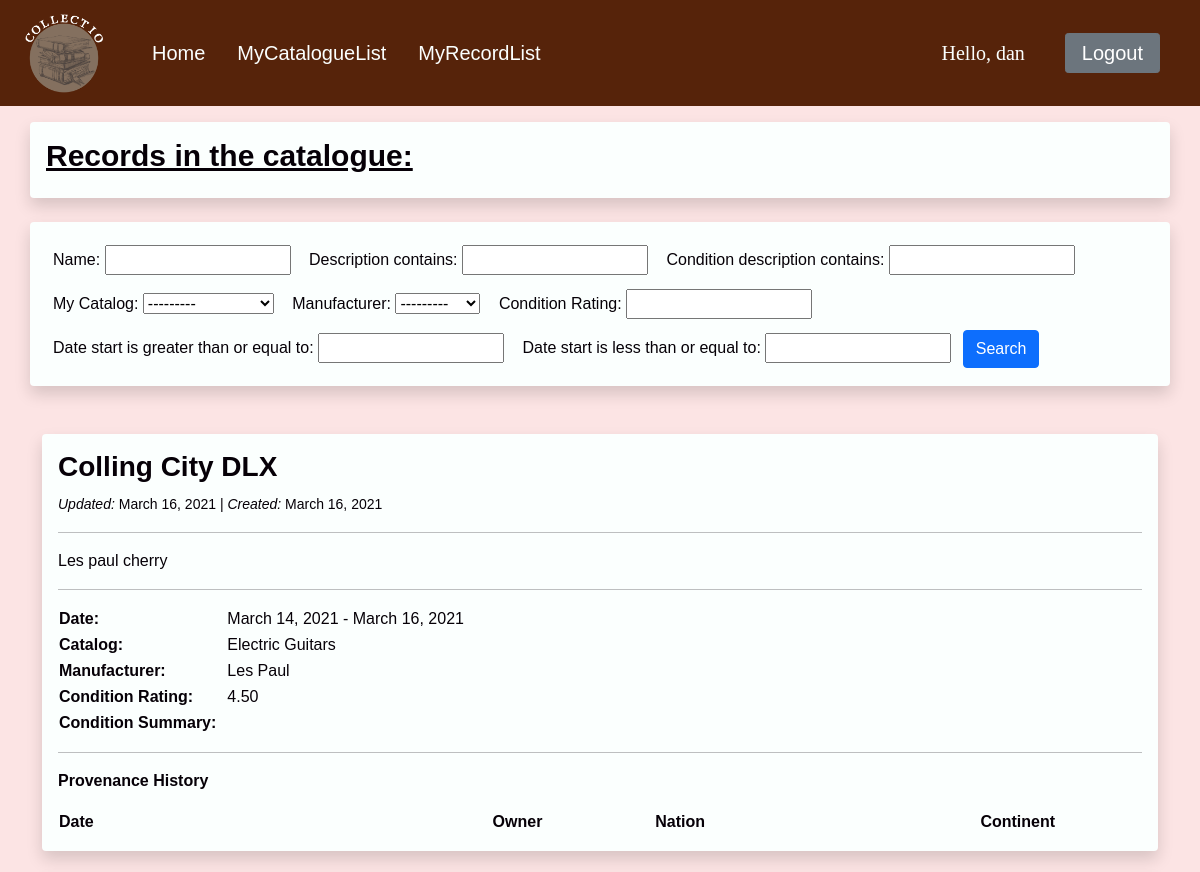
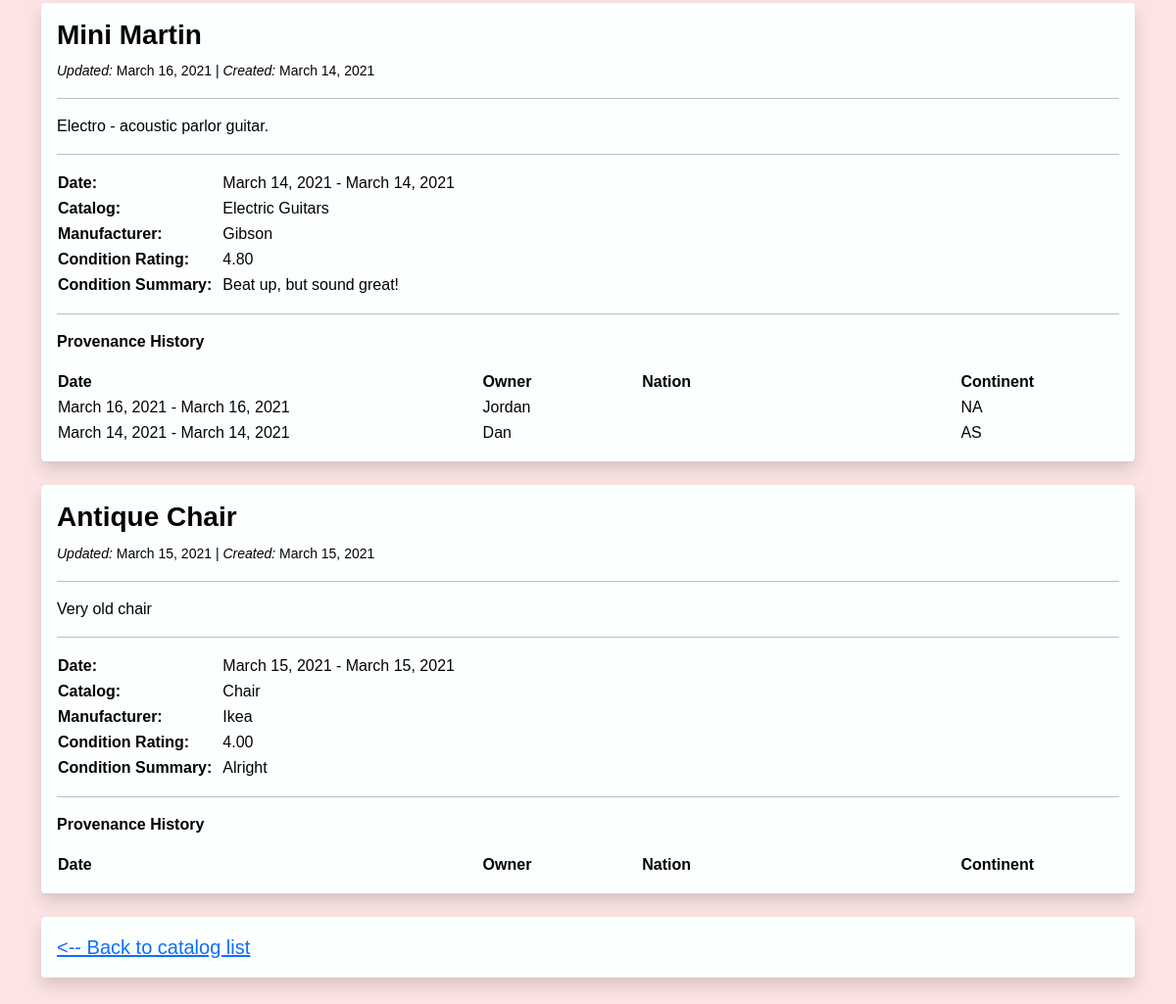
Before: /search/ (signed in) with the older database file (2 pictures, top to bottom).
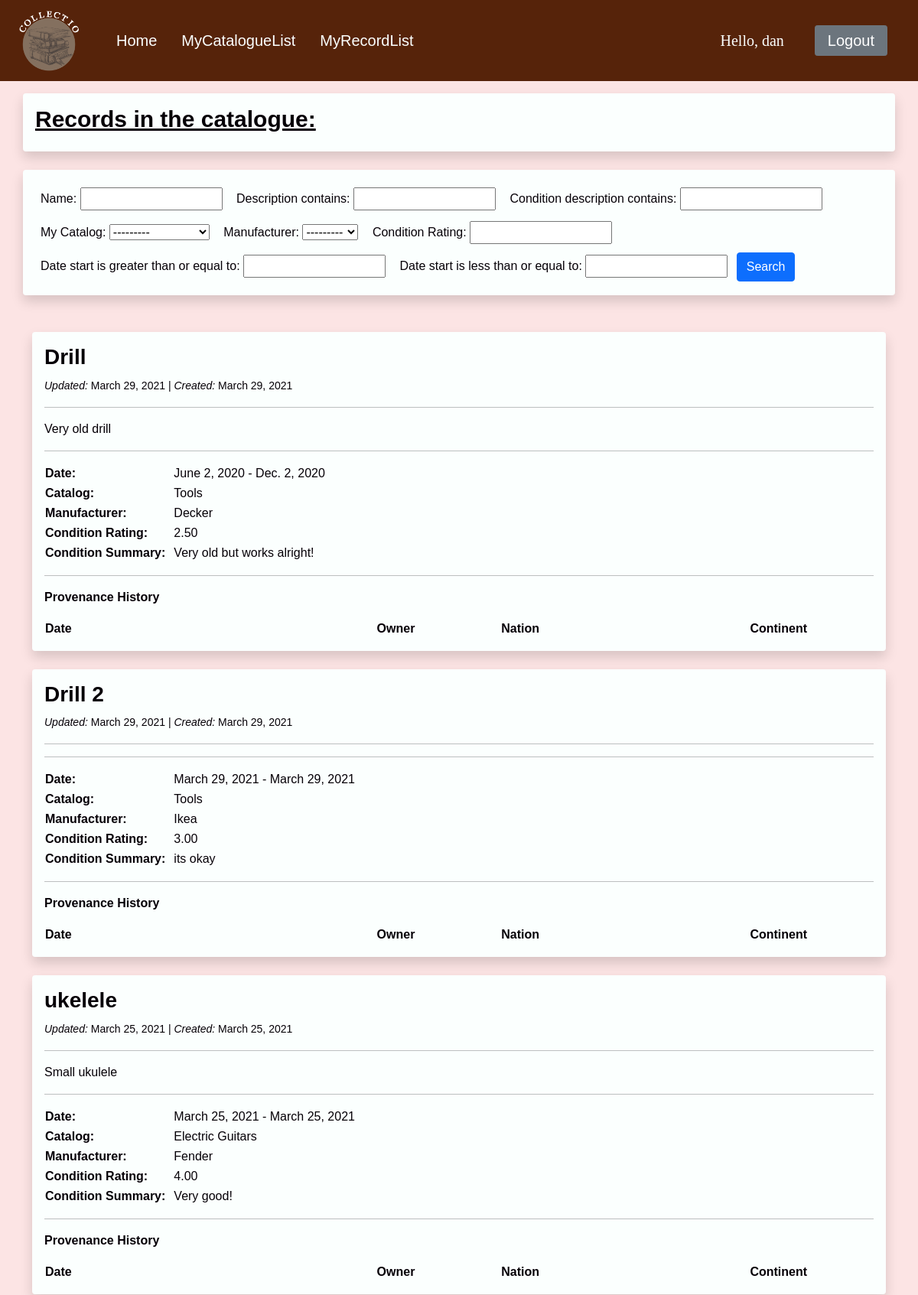
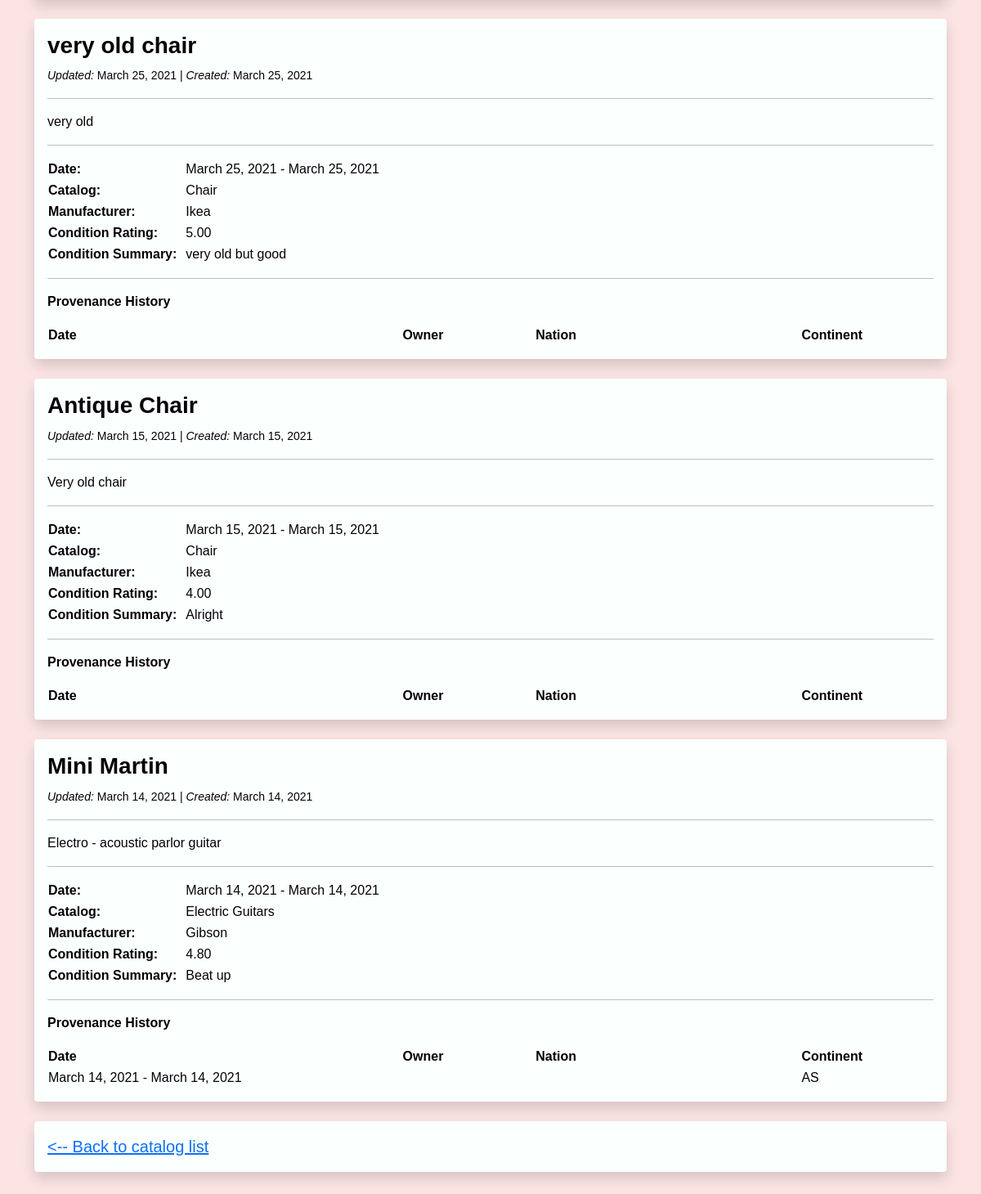
After: the same page with the newer database file (2 pictures, top to bottom).
### catalog/models.py (models this page shows, shortened)
class CommonInfo(models.Model):
    id = models.AutoField(primary_key=True) # not necessary as django adds this to every model, but declared so that it is clear
    creation_date = models.DateField(auto_now_add=True)
    last_modified = models.DateField(auto_now=True)
    name = models.CharField(max_length=100, help_text='Enter name')
    description = models.TextField(blank=True, help_text='Enter description')
    class Meta:
        abstract = True
        ordering = ['-last_modified', 'name'] # '-' reverses order, e.i. newest first

class Record(CommonInfo):
    my_catalog = models.ForeignKey(Catalog, on_delete=models.CASCADE) # Many records to one Catalog. Deletes all records associated with deleted catalog.
    date_start = models.DateField() # TODO - is date range for when aquired or creation?
    date_end   = models.DateField()
    manufacturer = models.ForeignKey('Manufacturer', null=True, blank=True, on_delete=SET_NULL)
    condition_rating =  DecimalField(
        help_text='Enter condition rating from 0 to 5',
        default=0,
        decimal_places=2,
        max_digits=3,
        validators=[MinValueValidator(Decimal('0')), MaxValueValidator(Decimal('5'))]
    )
    condition_description = models.TextField(blank=True, help_text='Enter condition description')

class Catalog (CommonInfo):
    def __str__(self):
        return f'{self.name}'

class Manufacturer (models.Model):
    name = models.CharField(max_length=100, help_text='Enter name')
    def __str__(self):
        return f'{self.name}'

class Provenance (models.Model):
    record = models.ForeignKey(Record, on_delete=models.CASCADE)
    date_start = models.DateField()
    date_end   = models.DateField()
    owner = models.CharField(max_length=100, help_text='Enter owner', blank=True)
    nation = models.CharField(max_length=100, help_text='Enter nation', blank=True)
    CONTINENT_CHOICES = [
        ('AF', 'Africa'),
        ('AN', 'Antartica'),
        ('AS', 'Asia'),
        ('EU', 'Europe'),
        ('NA', 'North America'),
        ('OC', 'Oceania'),
        ('SA', 'South and Central America'),
    ]
    continent = models.CharField(max_length=2, choices=CONTINENT_CHOICES, default='AS')
    class Meta:
        ordering = ['-date_end']

### catalog/views.py (the view)
# urls.py: path('search/', views.search, name='search'),
@login_required(login_url='/login')
def search(request):
    catalogs = models.Catalog.objects.all()
    manufacturers = models.Manufacturer.objects.all()
    records = models.Record.objects.all()
    provenances = models.Provenance.objects.all()
    myFilter = RecordFilter(request.GET, queryset=records)
    records = myFilter.qs
    context = {
        'records': records,
        'provenances': provenances,
        'myFilter': myFilter,
        'catalogs': catalogs,
        'manufacturers': manufacturers,
    }
    return render(request, 'catalog/recordlist.html', context)

### catalog/templates/catalog/recordlist.html (shortened to what this page needs)
{% extends "catalog/base.html" %}
{% block content %}
    <div class="row pt-2">
        <div class="shadow p-3 mb-3 bg-light rounded">
            <h2 style="font-weight:bold;font-size:30px;text-decoration: underline;color: #060007">Records in the
                catalogue: </h2>
        </div>
    </div>
    {% if myFilter %}
        <div class="row align-items-center">
            <div class="shadow p-3 mb-3 bg-dark rounded">
                <form class="record-form" method="get">
                    <label>Name:
                        {{ myFilter.form.name }}
                    </label>
                    <label>Description contains:
                        {{ myFilter.form.description }}
                    </label>
                    <label>Condition description contains:
                        {{ myFilter.form.condition_description }}
                    </label>
                    <label for="myCatalog">My Catalog:
                        {{ myFilter.form.my_catalog }}
                    </label>
                    <label>Manufacturer:
                        {{ myFilter.form.manufacturer }}
                    </label>
                    <label for="conditionRating">Condition Rating:
                        {{ myFilter.form.condition_rating }}
                    </label>
                    <label for="date_start">Date start is greater than or equal to:
                        {{ myFilter.form.date_start }}
                    </label>
                    <label for="date_end">Date start is less than or equal to:
                        {{ myFilter.form.date_end }}
                    </label>
                    <button class="btn btn-primary" type="submit">Search</button>
                </form>
            </div>
        </div>
        <br>
    {% endif %}
    <div class="container">
        {% for record in records %}
            <div class="row align-items-center">
                <div class="shadow p-3 mb-3 bg-dark rounded">
                    <h3 class="text" style="font-weight:bold;font-size:28px;"> {{ record.name }}</h3>
                    <p class="text"><small> <em> Updated: </em> {{ record.last_modified }} | <em>
                        Created: </em> {{ record.creation_date }} </small></p>
                    <hr>
                    <p class="text"> {{ record.description }}</p>
                    <hr>
                    <table>
                        <tr>
                            <td style="text-align: left;"><strong>Date: </strong></td>
                            <td style="text-align: left;">  {{ record.date_start }} - {{ record.date_end }} </td>
                        </tr>
                        <tr>
                            <td style="text-align: left;"><strong>Catalog: </strong></td>
                            <td style="text-align: left;"> {{ record.my_catalog.name }}</td>
                        </tr>
                        <tr>
                            <td style="text-align: left;"><strong>Manufacturer: </strong></td>
                            <td style="text-align: left;">  {{ record.manufacturer.name }} </td>
                        </tr>
                        <tr>
                            <td style="text-align: left;"><strong>Condition Rating: </strong></td>
                            <td style="text-align: left;">  {{ record.condition_rating }} </td>
                        </tr>
                        <tr>
                            <td style="text-align: left;"><strong>Condition Summary: </strong></td>
                            <td style="text-align: left;">  {{ record.condition_description }} </td>
                        </tr>
                    </table>
                    <hr>
                    <p><strong> Provenance History </strong></p>
                    <table style="width:100%">
                        <colgroup>
                            <col span="1" style="width: 40%;">
                            <col span="1" style="width: 15%;">
                            <col span="1" style="width: 30%;">
                            <col span="1" style="width: 15%;">
                        </colgroup>
                        <tr>
                            <th> Date</th>
                            <th> Owner</th>
                            <th> Nation</th>
                            <th> Continent</th>
                        </tr>
                        {% for prov in provenances %}
                            {% if prov.record.id == record.id %}
                                <tr>
                                    <td> {{ prov.date_start }} - {{ prov.date_end }} </td>
                                    <td> {{ prov.owner }} </td>
                                    <td> {{ prov.nation }} </td>
                                    <td> {{ prov.continent }} </td>
                                </tr>
                            {% endif %}
                        {% endfor %}
                    </table>
                </div>
            </div>
        {% endfor %}
        <div class="row align-items-center" style="padding-bottom: 50px; font-size: 20px">
            <div class="shadow p-3 mb-3 rounded" style="background-color: #FBFFFE;">
                <a href="/catalog"> <-- Back to catalog list</a>
            </div>
        </div>
    </div>
    </div>
{% endblock content %}

### catalog/templates/catalog/base.html (shortened to what this page needs)
<!DOCTYPE html>
<head>
    <link href="https://cdn.jsdelivr.net/npm/bootstrap@5.0.0-beta1/dist/css/bootstrap.min.css" rel="stylesheet"
>
</head>
<body>
{% block navbar %}{% include 'catalog/navbar.html' %}{% endblock navbar %}
<div class="container">
    {% block content %}{% endblock content %}
</div>
</body>

### catalog/templates/catalog/navbar.html (shortened to what this page needs)
{% extends "catalog/base.html" %}
{% block navbar %}
    <head>
    </head>
    <nav class="navbar navbar-expand-lg px-4" style="background-color:#56230a;">
        <a href="/about" class="navbar-brand">
            {% load static %}
            <img src="{% static '/images/logo.png' %}" width="80" alt="" class="d-inline-block align-middle mr-2">
        </a>
        <div class="collapse navbar-collapse" id="navbarNav">
            <ul class="nav navbar-nav me-auto px-3">
                <li class="nav-item">
                    <a class="nav-link active px-3" style="font-size: 20px" aria-current="page" href="/home">Home</a>
                </li>
                {% if request.user.is_authenticated %}
                    <li class="nav-item">
                        <a class="nav-link active px-3" style="font-size: 20px" href="/catalog">MyCatalogueList</a>
                    </li>
                    <li class="nav-item">
                        <a class="nav-link active px-3" style="font-size: 20px" href="/search">MyRecordList</a>
                    </li>
                {% endif %}
            </ul>
            {% if request.user.is_authenticated %}
                <ul class="nav navbar-nav navbar-right px-3">
                    <span class="ref px-2 py-2" id="hello_msg">Hello, {{ request.user }}  </span>
                </ul>
                <ul class="nav navbar-nav navbar-right px-3">
                    <a class="btn btn-secondary btn-sm px-3" style="font-size:20px;" href="/logout" role="button">Logout</a>
                </ul>
            {% endif %}
        </div>
    </nav>
{% endblock navbar %}

### catalog/templates/catalog/base.html (style rules this page uses)
body, html { margin: 0; padding: 0; height: 100%; background: #fce4e4 !important; font-family: 'Helvetica', sans-serif; color: #FBFFFE; }

### catalog/templates/catalog/navbar.html (style rules this page uses)
.nav-link { font-size: 18px; color: #FBFFFE !important; padding-right: 2px; }
.ref { color: #FBFFFE; font-size: 20px; font-family: "Comic Sans MS"; }

### catalog/templates/catalog/recordlist.html (style rules this page uses)
.record-form label { padding: 7px; color: #060007; font-size: medium; }
.shadow { background-color: #FBFFFE !important; color: #060007; margin: 0.5rem 0 1rem; }
td { padding-right: 10px; }
.text { color: #060007 !important; font-weight: 400; }

Changed rows visible on the page:
removed Record: name "Colling City DLX", last_modified "March 16, 2021", creation_date "March 16, 2021", description "Les paul cherry", date_start "March 14, 2021", date_end "March 16, 2021", my_catalog.name "Electric Guitars", manufacturer.name "Les Paul", condition_rating "4.50"
removed Provenance: date_start "March 16, 2021", date_end "March 16, 2021", owner "Jordan", continent "NA", shown under Record "Mini Martin"
added Record: name "Drill", last_modified "March 29, 2021", creation_date "March 29, 2021", description "Very old drill", date_start "June 2, 2020", date_end "Dec. 2, 2020", my_catalog.name "Tools", manufacturer.name "Decker", condition_rating "2.50", condition_description "Very old but works alright!"
added Record: name "Drill 2", last_modified "March 29, 2021", creation_date "March 29, 2021", date_start "March 29, 2021", date_end "March 29, 2021", my_catalog.name "Tools", manufacturer.name "Ikea", condition_rating "3.00", condition_description "its okay"
added Record: name "ukelele", last_modified "March 25, 2021", creation_date "March 25, 2021", description "Small ukulele", date_start "March 25, 2021", date_end "March 25, 2021", my_catalog.name "Electric Guitars", manufacturer.name "Fender", condition_rating "4.00", condition_description "Very good!"
added Record: name "very old chair", last_modified "March 25, 2021", creation_date "March 25, 2021", description "very old", date_start "March 25, 2021", date_end "March 25, 2021", my_catalog.name "Chair", manufacturer.name "Ikea", condition_rating "5.00", condition_description "very old but good"
shown differently, row unchanged: Record "Antique Chair": moves up the list
changed Record "Mini Martin": last_modified "March 16, 2021" → "March 14, 2021"; description "Electro - acoustic parlor guitar." → "Electro - acoustic parlor guitar"; condition_description "Beat up, but sound great!" → "Beat up"
changed Provenance "AS": owner "Dan" → (not shown)
